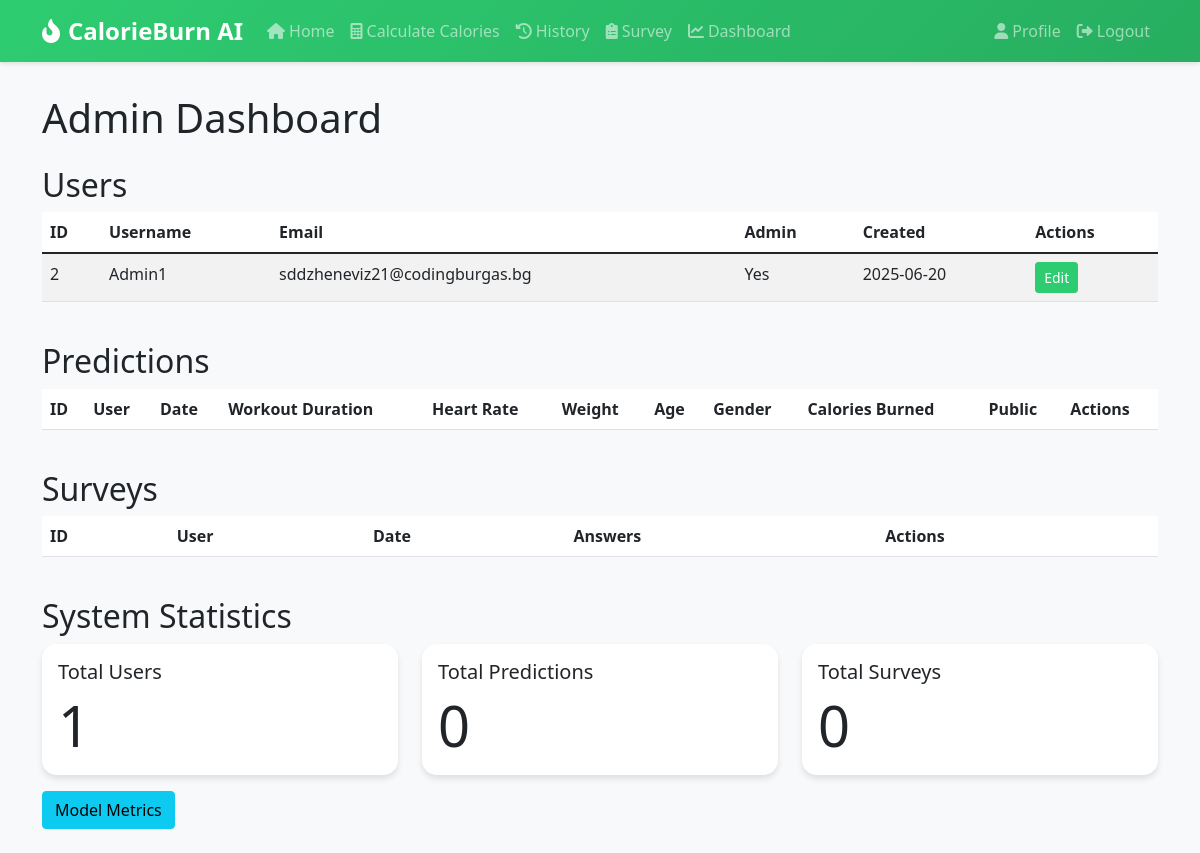
The page /admin/dashboard (signed in) on the database as committed earlier.
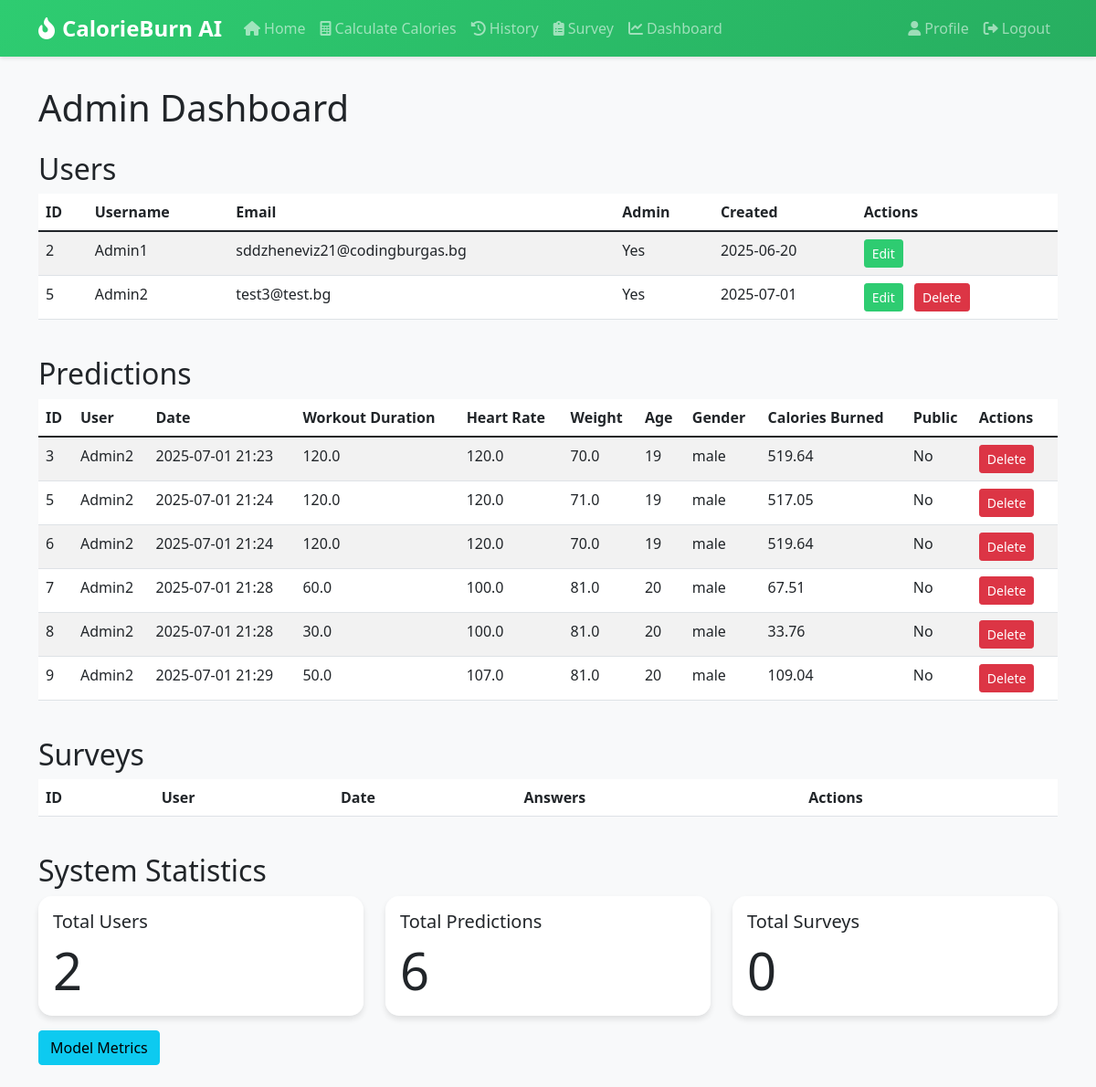
The same page on the database as committed later.
### app/models/user.py (models this page shows, shortened)
class User(UserMixin, db.Model):
    id = db.Column(db.Integer, primary_key=True)
    username = db.Column(db.String(64), unique=True, nullable=False)
    email = db.Column(db.String(120), unique=True, nullable=False)
    password_hash = db.Column(db.String(128))
    is_admin = db.Column(db.Boolean, default=False)
    created_at = db.Column(db.DateTime, default=datetime.utcnow)
    profile = db.relationship('UserProfile', backref='user', uselist=False, cascade="all, delete-orphan")
    predictions = db.relationship('Prediction', backref='user', lazy='dynamic', cascade="all, delete-orphan")
    surveys = db.relationship('Survey', backref='user', lazy='dynamic', cascade="all, delete-orphan")

### app/models/ai_model.py (models this page shows, shortened)
class Prediction(db.Model):
    id = db.Column(db.Integer, primary_key=True)
    user_id = db.Column(db.Integer, db.ForeignKey('user.id'), nullable=False)
    input_data = db.Column(db.JSON, nullable=False)
    prediction_result = db.Column(db.Float, nullable=False)
    created_at = db.Column(db.DateTime, default=datetime.utcnow)
    is_public = db.Column(db.Boolean, default=False)

### app/admin/routes.py (the view)
    def decorated_function(*args, **kwargs):
        if not current_user.is_authenticated or not current_user.is_admin:
            flash('You do not have permission to access this page.')
            return redirect(url_for('main.index'))
        return f(*args, **kwargs)

### app/admin/routes.py (called while the page is built)
def admin_required(f):
    def decorated_function(*args, **kwargs):
        if not current_user.is_authenticated or not current_user.is_admin:
            flash('You do not have permission to access this page.')
            return redirect(url_for('main.index'))
        return f(*args, **kwargs)
    decorated_function.__name__ = f.__name__
    return decorated_function

@bp.route('/dashboard')
@login_required
@admin_required
def dashboard():
    users = User.query.all()
    predictions = Prediction.query.all()
    surveys = Survey.query.all()
    return render_template('admin/dashboard.html',
                         title='Admin Dashboard',
                         users=users,
                         predictions=predictions,
                         surveys=surveys)

### app/models/user.py (called while the page is built)
@login_manager.user_loader
def load_user(id):
    return User.query.get(int(id))

### app/templates/admin/dashboard.html (shortened to what this page needs)
{% extends "base.html" %}
{% block content %}
<div class="row">
    <div class="col-md-12">
        <h1>Admin Dashboard</h1>
        <h2 class="mt-4">Users</h2>
        <div class="table-responsive">
            <table class="table table-striped">
                <thead>
                    <tr>
                        <th>ID</th>
                        <th>Username</th>
                        <th>Email</th>
                        <th>Admin</th>
                        <th>Created</th>
                        <th>Actions</th>
                    </tr>
                </thead>
                <tbody>
                    {% for user in users %}
                    <tr>
                        <td>{{ user.id }}</td>
                        <td>{{ user.username }}</td>
                        <td>{{ user.email }}</td>
                        <td>{{ "Yes" if user.is_admin else "No" }}</td>
                        <td>{{ user.created_at.strftime('%Y-%m-%d') }}</td>
                        <td>
                            <a href="{{ url_for('admin.edit_user', id=user.id) }}" class="btn btn-sm btn-primary">Edit</a>
                            {% if user != current_user %}
                            <form action="{{ url_for('admin.delete_user', id=user.id) }}" method="post" style="display: inline;">
                                <button type="submit" class="btn btn-sm btn-danger" onclick="return confirm('Are you sure you want to delete this user?')">Delete</button>
                            </form>
                            {% endif %}
                        </td>
                    </tr>
                    {% endfor %}
                </tbody>
            </table>
        </div>
        <h2 class="mt-4">Predictions</h2>
        <div class="table-responsive">
            <table class="table table-striped">
                <thead>
                    <tr>
                        <th>ID</th>
                        <th>User</th>
                        <th>Date</th>
                        <th>Workout Duration</th>
                        <th>Heart Rate</th>
                        <th>Weight</th>
                        <th>Age</th>
                        <th>Gender</th>
                        <th>Calories Burned</th>
                        <th>Public</th>
                        <th>Actions</th>
                    </tr>
                </thead>
                <tbody>
                    {% for prediction in predictions %}
                    <tr>
                        <td>{{ prediction.id }}</td>
                        <td>{{ prediction.user.username }}</td>
                        <td>{{ prediction.created_at.strftime('%Y-%m-%d %H:%M') }}</td>
                        <td>{{ prediction.input_data.workout_duration }}</td>
                        <td>{{ prediction.input_data.heart_rate }}</td>
                        <td>{{ prediction.input_data.weight }}</td>
                        <td>{{ prediction.input_data.age }}</td>
                        <td>{{ prediction.input_data.gender }}</td>
                        <td>{{ '%.2f'|format(prediction.prediction_result) }}</td>
                        <td>{{ 'Yes' if prediction.is_public else 'No' }}</td>
                        <td>
                            <form action="{{ url_for('admin.delete_prediction', id=prediction.id) }}" method="post" style="display:inline;">
                                <button type="submit" class="btn btn-sm btn-danger" onclick="return confirm('Are you sure you want to delete this prediction?')">Delete</button>
                            </form>
                        </td>
                    </tr>
                    {% endfor %}
                </tbody>
            </table>
        </div>
        <h2 class="mt-4">Surveys</h2>
        <div class="table-responsive">
            <table class="table table-striped">
                <thead>
                    <tr>
                        <th>ID</th>
                        <th>User</th>
                        <th>Date</th>
                        <th>Answers</th>
                        <th>Actions</th>
                    </tr>
                </thead>
            </table>
        </div>
        <h2 class="mt-4">System Statistics</h2>
        <div class="row">
            <div class="col-md-4">
                <div class="card">
                    <div class="card-body">
                        <h5 class="card-title">Total Users</h5>
                        <p class="card-text display-4">{{ users|length }}</p>
                    </div>
                </div>
            </div>
            <div class="col-md-4">
                <div class="card">
                    <div class="card-body">
                        <h5 class="card-title">Total Predictions</h5>
                        <p class="card-text display-4">{{ predictions|length }}</p>
                    </div>
                </div>
            </div>
            <div class="col-md-4">
                <div class="card">
                    <div class="card-body">
                        <h5 class="card-title">Total Surveys</h5>
                        <p class="card-text display-4">{{ surveys|length }}</p>
                    </div>
                </div>
            </div>
        </div>
        <a href="{{ url_for('admin.metrics') }}" class="btn btn-info">Model Metrics</a>
        <br><br>
    </div>
</div>
{% endblock %}

### app/templates/base.html (shortened to what this page needs)
<!DOCTYPE html>
<html lang="en">
<head>
    <link href="https://cdn.jsdelivr.net/npm/bootstrap@5.1.3/dist/css/bootstrap.min.css" rel="stylesheet">
    <link rel="stylesheet" href="https://cdnjs.cloudflare.com/ajax/libs/font-awesome/6.0.0/css/all.min.css">
    <link rel="stylesheet" href="{{ url_for('static', filename='css/style.css') }}">
</head>
<body{% if request.endpoint in ['auth.login', 'auth.register'] %} class="bg-img"{% endif %}>
    <nav class="navbar navbar-expand-lg navbar-dark">
        <div class="container">
            <a class="navbar-brand" href="{{ url_for('main.index') }}">
                <i class="fas fa-fire-alt me-2"></i>CalorieBurn AI
            </a>
            <div class="collapse navbar-collapse" id="navbarNav">
                <ul class="navbar-nav me-auto">
                    <li class="nav-item">
                        <a class="nav-link" href="{{ url_for('main.index') }}">
                            <i class="fas fa-home me-1"></i>Home
                        </a>
                    </li>
                    {% if current_user.is_authenticated %}
                    <li class="nav-item">
                        <a class="nav-link" href="{{ url_for('main.predict') }}">
                            <i class="fas fa-calculator me-1"></i>Calculate Calories
                        </a>
                    </li>
                    <li class="nav-item">
                        <a class="nav-link" href="{{ url_for('main.predictions') }}">
                            <i class="fas fa-history me-1"></i>History
                        </a>
                    </li>
                    <li class="nav-item">
                        <a class="nav-link" href="{{ url_for('main.survey') }}">
                            <i class="fas fa-clipboard-list me-1"></i>Survey
                        </a>
                    </li>
                    {% if current_user.is_admin %}
                    <li class="nav-item">
                        <a class="nav-link" href="{{ url_for('admin.dashboard') }}">
                            <i class="fas fa-chart-line me-1"></i>Dashboard
                        </a>
                    </li>
                    {% endif %}
                    {% endif %}
                </ul>
                <ul class="navbar-nav">
                    {% if current_user.is_authenticated %}
                    <li class="nav-item">
                        <a class="nav-link" href="{{ url_for('main.profile') }}">
                            <i class="fas fa-user me-1"></i>Profile
                        </a>
                    </li>
                    <li class="nav-item">
                        <a class="nav-link" href="{{ url_for('auth.logout') }}">
                            <i class="fas fa-sign-out-alt me-1"></i>Logout
                        </a>
                    </li>
                    {% endif %}
                </ul>
            </div>
        </div>
    </nav>
    <main class="container mt-4">
        {% block content %}{% endblock %}
    </main>
</body>
</html>

### app/static/css/style.css (style rules this page uses)
body { background-color: #f8f9fa; }
.navbar { margin-bottom: 2rem; box-shadow: 0 2px 4px rgba(0,0,0,.1); }
.card { background-color: rgba(255, 255, 255, 0.95); box-shadow: 0 4px 8px rgba(0,0,0,.1); border: none; margin-bottom: 1rem; }
.table { background-color: #fff; }
.btn { margin-right: 0.5rem; }

### app/templates/base.html (style rules this page uses)
:root { --primary-color: #2ecc71; --secondary-color: #27ae60; --dark-color: #2c3e50; }
body { background-color: #f8f9fa; }
.navbar { background: linear-gradient(135deg, var(--primary-color), var(--secondary-color)) !important; box-shadow: 0 2px 4px rgba(0,0,0,0.1); }
.navbar-brand { font-weight: bold; font-size: 1.5rem; }
.nav-link { font-weight: 500; }
.card { border: none; border-radius: 15px; box-shadow: 0 4px 6px rgba(0,0,0,0.1); transition: transform 0.3s ease; }
.btn-primary { background-color: var(--primary-color); border-color: var(--primary-color); }

Rows that differ between the two databases and show on the page:
added User: id "5", username "Admin2", email "test3@test.bg", is_admin "Yes", created_at "2025-07-01"
added Prediction: id "3", user.username "Admin2", created_at "2025-07-01 21:23", input_data.workout_duration "120.0", input_data.heart_rate "120.0", input_data.weight "70.0", input_data.age "19", input_data.gender "male", prediction_result "519.64", is_public "No"
added Prediction: id "5", user.username "Admin2", created_at "2025-07-01 21:24", input_data.workout_duration "120.0", input_data.heart_rate "120.0", input_data.weight "71.0", input_data.age "19", input_data.gender "male", prediction_result "517.05", is_public "No"
added Prediction: id "6", user.username "Admin2", created_at "2025-07-01 21:24", input_data.workout_duration "120.0", input_data.heart_rate "120.0", input_data.weight "70.0", input_data.age "19", input_data.gender "male", prediction_result "519.64", is_public "No"
added Prediction: id "7", user.username "Admin2", created_at "2025-07-01 21:28", input_data.workout_duration "60.0", input_data.heart_rate "100.0", input_data.weight "81.0", input_data.age "20", input_data.gender "male", prediction_result "67.51", is_public "No"
added Prediction: id "8", user.username "Admin2", created_at "2025-07-01 21:28", input_data.workout_duration "30.0", input_data.heart_rate "100.0", input_data.weight "81.0", input_data.age "20", input_data.gender "male", prediction_result "33.76", is_public "No"
added Prediction: id "9", user.username "Admin2", created_at "2025-07-01 21:29", input_data.workout_duration "50.0", input_data.heart_rate "107.0", input_data.weight "81.0", input_data.age "20", input_data.gender "male", prediction_result "109.04", is_public "No"
Other text that changed with them:
{{ users|length }}: "1" → "2"
{{ predictions|length }}: "0" → "6"
